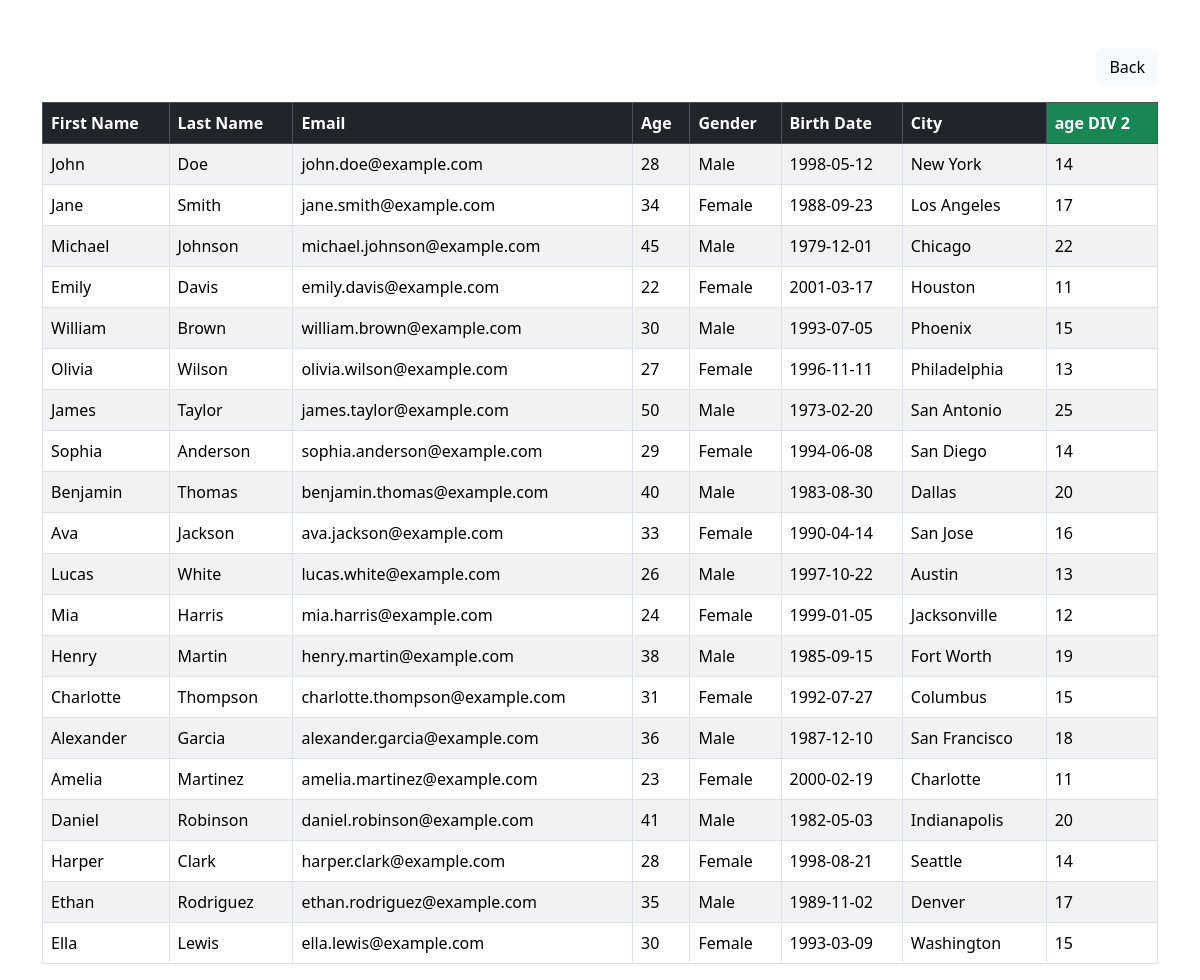
Page /div.php on the committed database.
### tables this page shows
CREATE TABLE `peopletbl` (
  `first_name` varchar(50) NOT NULL,
  `last_name` varchar(50) NOT NULL,
  `email` varchar(50) NOT NULL,
  `age` int(5) NOT NULL,
  `gender` varchar(20) NOT NULL,
  `birth_date` date NOT NULL,
  `city` varchar(50) NOT NULL
);

### div.php (the view, shortened to what this page needs)
<?php
require_once "dbconnection.php";
$sql = "SELECT *, age DIV 2 AS div_age FROM peopletbl";
$result = mysqli_query($conn, $sql);
?>
<!DOCTYPE html>
<html lang="en">
<head>
    <link href="https://cdn.jsdelivr.net/npm/bootstrap@5.3.2/dist/css/bootstrap.min.css" rel="stylesheet">
</head>
<body>
<div class="container mt-5">
    <div class="d-flex justify-content-end mb-3">
        <a href="index.php" class="btn btn-light">Back</a>
    </div>
    <table class="table table-bordered table-striped">
        <thead class="table-dark">
            <tr>
                <th>First Name</th>
                <th>Last Name</th>
                <th>Email</th>
                <th>Age</th>
                <th>Gender</th>
                <th>Birth Date</th>
                <th>City</th>
                <th class="bg-success">age DIV 2</th>
            </tr>
        </thead>
        <tbody>
        <?php
        if (mysqli_num_rows($result) > 0) {
            while ($row = mysqli_fetch_assoc($result)) {
                echo "<tr>";
                echo "<td>{$row['first_name']}</td>";
                echo "<td>{$row['last_name']}</td>";
                echo "<td>{$row['email']}</td>";
                echo "<td>{$row['age']}</td>";
                echo "<td>{$row['gender']}</td>";
                echo "<td>{$row['birth_date']}</td>";
                echo "<td>{$row['city']}</td>";
                echo "<td>{$row['div_age']}</td>";
                echo "</tr>";
            }
        } else {
            echo "<tr><td colspan='8'>No records found</td></tr>";
        }
        ?>
        </tbody>
    </table>
</div>
</body>
</html>

### rows in the picture
peopletbl: first_name "John", last_name "Doe", email "john.doe@example.com", age "28", gender "Male", birth_date "1998-05-12", city "New York", div_age "14"
peopletbl: first_name "Jane", last_name "Smith", email "jane.smith@example.com", age "34", gender "Female", birth_date "1988-09-23", city "Los Angeles", div_age "17"
peopletbl: first_name "Michael", last_name "Johnson", email "michael.johnson@example.com", age "45", gender "Male", birth_date "1979-12-01", city "Chicago", div_age "22"
peopletbl: first_name "Emily", last_name "Davis", email "emily.davis@example.com", age "22", gender "Female", birth_date "2001-03-17", city "Houston", div_age "11"
peopletbl: first_name "William", last_name "Brown", email "william.brown@example.com", age "30", gender "Male", birth_date "1993-07-05", city "Phoenix", div_age "15"
peopletbl: first_name "Olivia", last_name "Wilson", email "olivia.wilson@example.com", age "27", gender "Female", birth_date "1996-11-11", city "Philadelphia", div_age "13"
peopletbl: first_name "James", last_name "Taylor", email "james.taylor@example.com", age "50", gender "Male", birth_date "1973-02-20", city "San Antonio", div_age "25"
peopletbl: first_name "Sophia", last_name "Anderson", email "sophia.anderson@example.com", age "29", gender "Female", birth_date "1994-06-08", city "San Diego", div_age "14"
peopletbl: first_name "Benjamin", last_name "Thomas", email "benjamin.thomas@example.com", age "40", gender "Male", birth_date "1983-08-30", city "Dallas", div_age "20"
peopletbl: first_name "Ava", last_name "Jackson", email "ava.jackson@example.com", age "33", gender "Female", birth_date "1990-04-14", city "San Jose", div_age "16"
peopletbl: first_name "Lucas", last_name "White", email "lucas.white@example.com", age "26", gender "Male", birth_date "1997-10-22", city "Austin", div_age "13"
peopletbl: first_name "Mia", last_name "Harris", email "mia.harris@example.com", age "24", gender "Female", birth_date "1999-01-05", city "Jacksonville", div_age "12"
peopletbl: first_name "Henry", last_name "Martin", email "henry.martin@example.com", age "38", gender "Male", birth_date "1985-09-15", city "Fort Worth", div_age "19"
peopletbl: first_name "Charlotte", last_name "Thompson", email "charlotte.thompson@example.com", age "31", gender "Female", birth_date "1992-07-27", city "Columbus", div_age "15"
peopletbl: first_name "Alexander", last_name "Garcia", email "alexander.garcia@example.com", age "36", gender "Male", birth_date "1987-12-10", city "San Francisco", div_age "18"
peopletbl: first_name "Amelia", last_name "Martinez", email "amelia.martinez@example.com", age "23", gender "Female", birth_date "2000-02-19", city "Charlotte", div_age "11"
peopletbl: first_name "Daniel", last_name "Robinson", email "daniel.robinson@example.com", age "41", gender "Male", birth_date "1982-05-03", city "Indianapolis", div_age "20"
peopletbl: first_name "Harper", last_name "Clark", email "harper.clark@example.com", age "28", gender "Female", birth_date "1998-08-21", city "Seattle", div_age "14"
peopletbl: first_name "Ethan", last_name "Rodriguez", email "ethan.rodriguez@example.com", age "35", gender "Male", birth_date "1989-11-02", city "Denver", div_age "17"
peopletbl: first_name "Ella", last_name "Lewis", email "ella.lewis@example.com", age "30", gender "Female", birth_date "1993-03-09", city "Washington", div_age "15"
